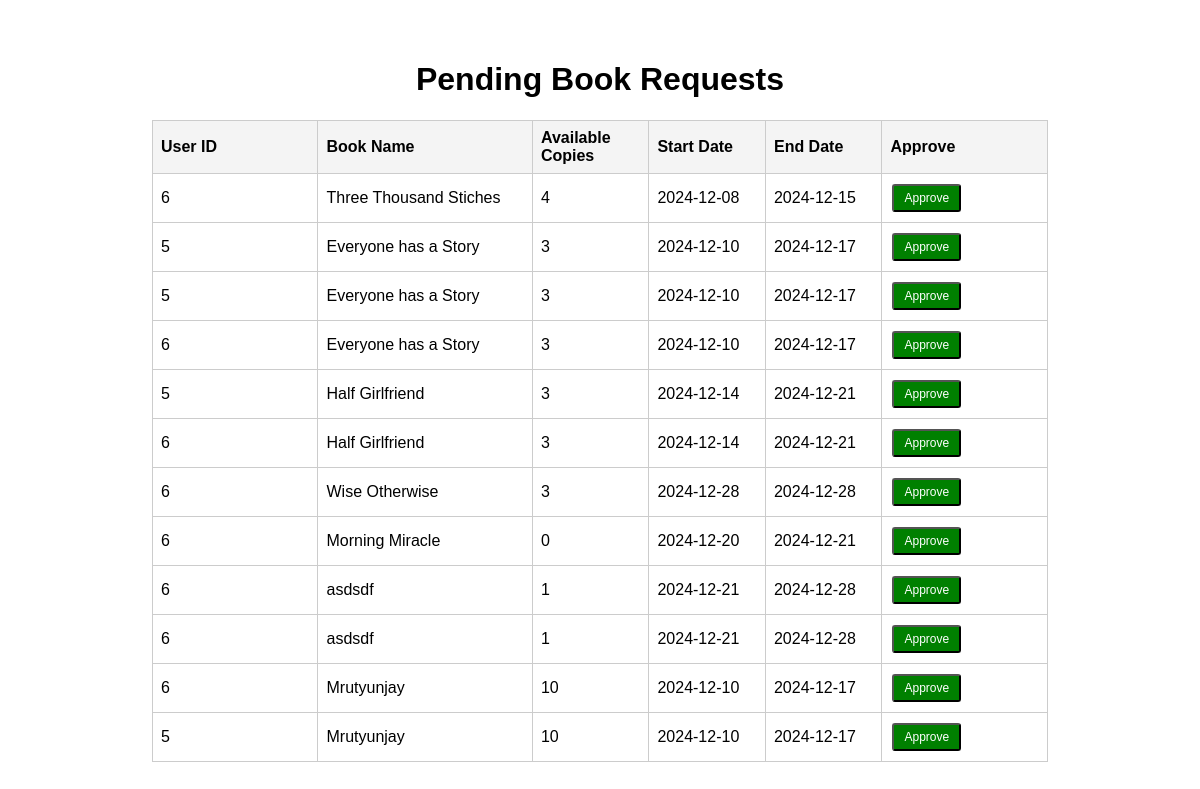
The app's page /admin/book_requests (signed in) with its own data.
### app/system/models.py (models this page shows)
class Books(db.Model):
    book_id = db.Column(db.Integer, primary_key=True, autoincrement=True)
    name = db.Column(db.String(150), nullable=False)
    author = db.Column(db.String(150), nullable=False)
    isbn = db.Column(db.String(100), unique=True, nullable=False)
    total_copies = db.Column(db.Integer, nullable=False, default=1)
    available_copies = db.Column(db.Integer, nullable=False, default=1)

class BorrowRequest(db.Model):
    request_id = db.Column(db.Integer, primary_key=True, autoincrement=True)
    user_id = db.Column(db.Integer, db.ForeignKey('users.user_id'), nullable=False)
    book_id = db.Column(db.Integer, db.ForeignKey('books.book_id'), nullable=False)
    start_date = db.Column(db.BigInteger, nullable=False)
    end_date = db.Column(db.BigInteger, nullable=False)
    status = db.Column(db.String(50), nullable=False, default='Pending')
    user = db.relationship('Users', backref='borrow_requests')
    book = db.relationship('Books', backref='borrow_requests')

### app/system/routes.py (the view)
@bp.route('/admin/book_requests')
def admin_book_requests():
    user_id = session.get('user_id')
    if not user_id:
        return "Error: User not Found in.", 401
    user = Users.query.filter_by(user_id=user_id).first()
    if user.role != "admin":
        return "Error: Unauthorized access.", 403
    requests = fetch_pending_book_requests()
    return render_template('admin_book_requests.html', requests=requests)

### app/system/service.py (called while the page is built)
def fetch_pending_book_requests():
    try:
        requests = BorrowRequest.query.all()
        results = []
        for request in requests:
            book = Books.query.filter_by(book_id=request.book_id).first()
            results.append({
                "user_id": request.user_id,
                "book_id": request.book_id,
                "book_name": book.name if book else "Unknown",
                "book_available": book.available_copies if book else "N/A",
                "start_date": request.start_date,
                "end_date": request.end_date,
                "status": request.status
            })
        return results
    except Exception as e:
        flash(f'An error occurred while fetching pending book requests: {e}', 'error')
        return []

### app/templates/admin_book_requests.html (shortened to what this page needs)
<!DOCTYPE html>
<html lang="en">
<head>
</head>
<body>
    <h1>Pending Book Requests</h1>
    <table>
        <thead>
            <tr>
                <th>User ID</th>
                <th>Book Name</th>
                <th>Available Copies</th>
                <th>Start Date</th>
                <th>End Date</th>
                <th>Approve</th>
            </tr>
        </thead>
        <tbody>
    {% for request in requests %}
    <tr>
        <td>{{ request.user_id }}</td>
        <td>{{ request.book_name }}</td>
        <td>{{ request.book_available }}</td>
        <td>{{ request.start_date }}</td>
        <td>{{ request.end_date }}</td>
        <td>
    <form action="{{ url_for('Library.approve_request',request=request) }}" method="post">
        <button type="submit" class="btn-approve">Approve</button>
    </form>
        </td>
    </tr>
    {% endfor %}
</tbody>
    </table>
</body>
</html>

### app/templates/admin_book_requests.html (style rules this page uses)
body { font-family: Arial, sans-serif; margin: 20px; padding: 20px; }
h1 { text-align: center; }
table { width: 80%; border-collapse: collapse; margin: 0 auto; table-layout: fixed; }
th, td { border: 1px solid #ccc; padding: 8px; text-align: left; word-wrap: break-word; }
th { background-color: #f4f4f4; }
tr { height: 30px; }
th:nth-child(1), td:nth-child(1) { width: 15%; }
th:nth-child(2), td:nth-child(2) { width: 20%; }
th:nth-child(3), td:nth-child(3) { width: 10%; }
th:nth-child(4), td:nth-child(4), th:nth-child(5), td:nth-child(5) { width: 10%; }
th:nth-child(6), td:nth-child(6) { width: 15%; }
.btn-approve, .btn-deny { padding: 5px 10px; text-decoration: none; color: white; border-radius: 3px; font-size: 12px; display: inline-block; margin: 2px; }
.btn-approve { background-color: green; }

### records on screen
Books: book_name "Three Thousand Stiches"
BorrowRequest: start_date "2024-12-08", end_date "2024-12-15"
Books: book_name "Everyone has a Story" "Everyone has a Story" "Everyone has a Story"
BorrowRequest: start_date "2024-12-10", end_date "2024-12-17"
BorrowRequest: start_date "2024-12-10", end_date "2024-12-17"
BorrowRequest: start_date "2024-12-10", end_date "2024-12-17"
Books: book_name "Half Girlfriend" "Half Girlfriend"
BorrowRequest: start_date "2024-12-14", end_date "2024-12-21"
BorrowRequest: start_date "2024-12-14", end_date "2024-12-21"
Books: book_name "Wise Otherwise"
BorrowRequest: start_date "2024-12-28", end_date "2024-12-28"
Books: book_name "Morning Miracle"
BorrowRequest: start_date "2024-12-20", end_date "2024-12-21"
Books: book_name "asdsdf" "asdsdf"
BorrowRequest: start_date "2024-12-21", end_date "2024-12-28"
BorrowRequest: start_date "2024-12-21", end_date "2024-12-28"
Books: book_name "Mrutyunjay" "Mrutyunjay"
BorrowRequest: start_date "2024-12-10", end_date "2024-12-17"
BorrowRequest: start_date "2024-12-10", end_date "2024-12-17"

### other values on screen
{{ request.user_id }} "6" "5" "5" "6" "5" "6" "6" "6" "6" "6" "6" "5"
{{ request.book_available }} "4" "3" "3" "3" "3" "3" "3" "0" "1" "1" "10" "10"
